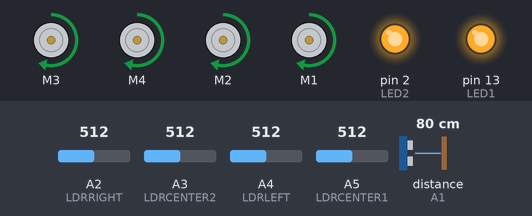
A sketch run on a simulated Arduino Uno, built with avr-gcc and run on an emulated ATmega328P. Parts: 4 × DC motor (green arrow = forward, orange = backward, longer = faster), output pins drawn as LEDs (lit = HIGH). Wiring (inferred from the names in the program): ultrasonic range finder: trigger A0; echo A1. The test bench sets the inputs (shaded band); at power-on: A2 (LDRRIGHT) = 512, A3 (LDRCENTER2) = 512, A4 (LDRLEFT) = 512, A5 (LDRCENTER1) = 512, distance to the obstacle (sensor on A1) 80 cm. The echo pulse lasts 58.3 µs per cm; pins used as bus, display or sensor lines are not drawn; what the sketch prints to the serial monitor is not drawn.

Above: at 0.1 s.
Timing chart, 0 to 1.6 s (numbered marks = the images above):
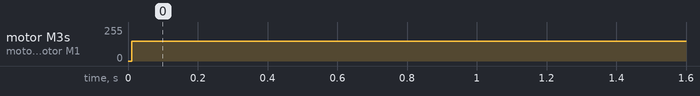

Measured:
- by itself, motor M3, motor M4, motor M2, motor M1: stopped → forward 150/255 at 0.01 s

The sketch:

robo_tibezz.ino
```cpp
/*
  Equipe Tibezz;
  Participantes: Luis E., Bruno G., Pedro A., Wesley C. e Joao N.;
  Robotica IFAL

*/


//Import libraries
#include <AFMotor.h> //librarie of motor shiedl
#include <Ultrasonic.h> //librarie of sensor ultrasonic

//Definition of ports
#define TRIGGER A0 //sensor ultrasonic
#define ECHO A1 //sensor ultrasonic
#define LED1 13 //led branco
#define LED2 2 //led azul
#define LDRRIGHT A2 //LDR direito
#define LDRCENTER1 A5 //LDR centro
#define LDRCENTER2 A3 //LDR centro 2
#define LDRLEFT A4 //LDR esquerda

int desLeft;
int desRight;
int center1;
int center2;
int sensorRight;
int sensorLeft;
int sensorCenter1;
int sensorCenter2;

//Create objects
AF_DCMotor MRBack(3);//Motor direito traseiro
AF_DCMotor MLBack(4);//Motor esquerdo traseiro

AF_DCMotor MRFront(2);//Motor direito dianteiro
AF_DCMotor MLFront(1);//Motor esquerdo dianteiro

Ultrasonic Sensor(TRIGGER, ECHO); //Sensor ultrassonico


/*
  Possiveis metodos:

    millis() - tempo de execucao
    setSpeed() - vel. do motor
    run() - direcao do motor
    timing() - recupera o tempo que a onda sonora levou
    convert(time, Ultrasonic::CM) - calcula a distancia do obstaculo com base no tempo


    LDR => retorno baixo: muita luz; retorno alto: pouca luz.
*/

void setup(){

  Serial.begin(9600); //Inicializando o serial

  //ligando leds
  pinMode(LED1, OUTPUT);
  pinMode(LED2, OUTPUT);
  digitalWrite(LED1, HIGH);
  digitalWrite(LED2, HIGH);
  calibrar();

}


void loop(){

  //lendo sensor ultrassonico
  double mili = Sensor.timing();
  double cm = Sensor.convert(mili, Ultrasonic::CM);
  Serial.println(cm);

  powerMotor(150,150,150,150);


}

/*
Ordem do metodo =>  motor da frente esquerda depois direita, motor traseiro esquerdo depois direita
Basta colocar a velocidade deseja como argumento
*/

void calibrar(){
  for(int i = 0; i < 10; i ++){
    sensorLeft = analogRead(LDRLEFT);
    sensorCenter1 = analogRead(LDRCENTER1);
    sensorCenter2 = analogRead(LDRCENTER2);
    sensorRight = analogRead(LDRRIGHT);

    desRight += sensorRight;
    desLeft += sensorLeft;
    center1 += sensorCenter1;
    center2 += sensorCenter2;
  }

  //media
  desRight /= 10;
  desLeft /= 10;
  center1 /= 10;
  center2 /= 10;


}

void powerMotor(int vLeftFront, int vRightFront,  int vLeftBack, int vRightBack){ //metodo para ligar motor, velocidade em 250

  MRBack.setSpeed(vRightBack);
  MRBack.run(FORWARD);

  MLBack.setSpeed(vLeftBack);
  MLBack.run(FORWARD);

  MRFront.setSpeed(vRightFront);
  MRFront.run(FORWARD);

  MLFront.setSpeed(vLeftFront);
  MLFront.run(FORWARD);
}

//desligar motor
void offMotor (){

  MRBack.setSpeed(0);
  MRBack.run(RELEASE);

  MLBack.setSpeed(0);
  MLBack.run(RELEASE);

  MRFront.setSpeed(0);
  MRFront.run(RELEASE);

  MLFront.setSpeed(0);
  MLFront.run(RELEASE);

}
```
